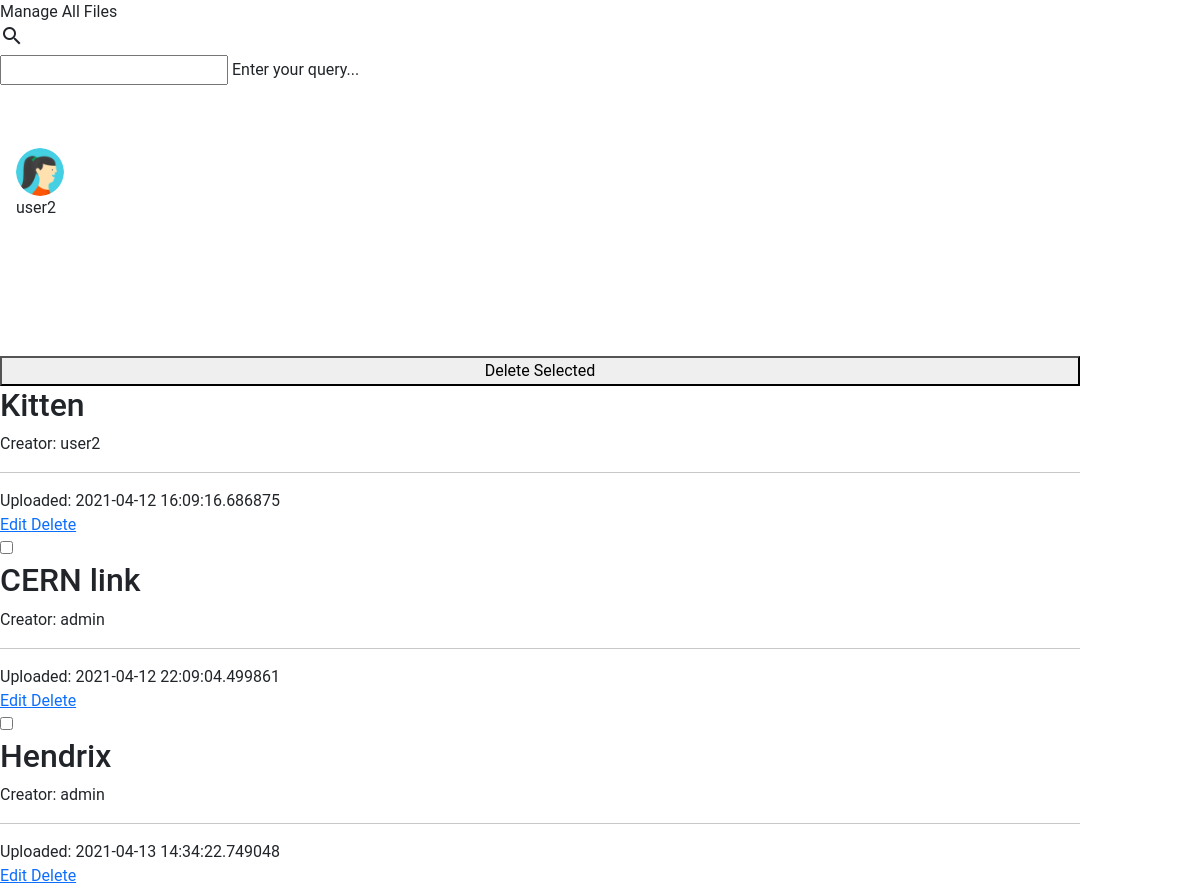
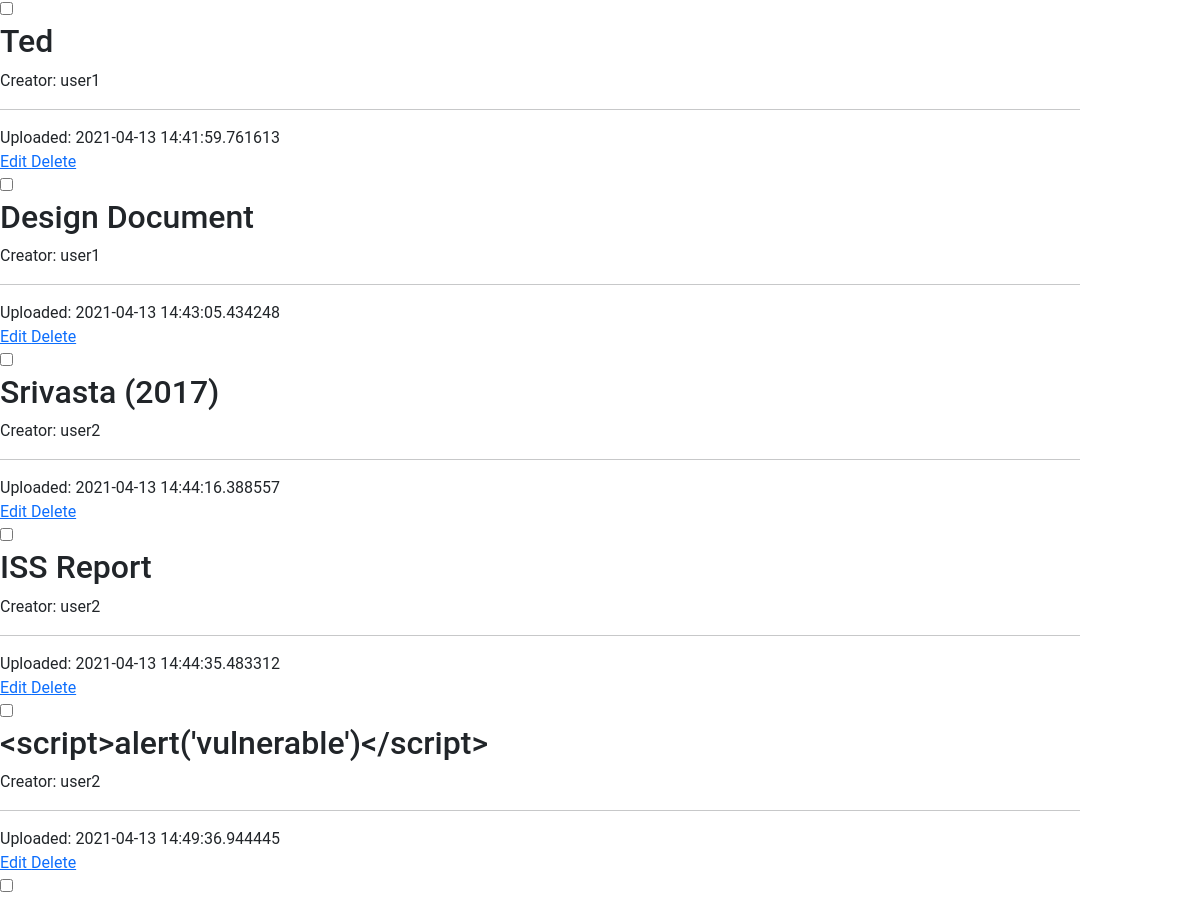
Page /manage_files (signed in) on the committed database (2 pictures, top to bottom).
### main.py (models this page shows)
class User(UserMixin, db.Model):
    __tablename__ = 'users'
    id = db.Column(db.String(100, collation='NOCASE'), nullable=False, unique=True, primary_key=True)
    password = db.Column(db.LargeBinary(), nullable=False, server_default='')
    salt = db.Column(db.LargeBinary(), nullable=False, server_default='')
    is_admin = db.Column(db.Boolean(), nullable=False, server_default='0')
    is_staff = db.Column(db.Boolean(), nullable=False, server_default='0')
    active = db.Column('is_active', db.Boolean(), nullable=False, server_default='1')

class Files(db.Model):
    __tablename__ = 'files'
    id = db.Column("file_id", db.Integer, primary_key=True)
    name = db.Column(db.String(100))
    url = db.Column(db.String(200))
    created_date = db.Column(db.DateTime, default=datetime.datetime.utcnow)
    creator_id = db.Column(db.String(100, collation='NOCASE'), nullable=False)
    downloadable = db.Column(db.Boolean(), nullable=False, server_default='0')

### main.py (the view)
@app.route("/manage_files")
@login_required
def manage_files():
    if not current_user.is_admin:
        redirect("/permission_denied")
    files = Files.query.all()
    return render_template("my_files.html", subs=build_subs("Manage All Files"), files=files)

### main.py (called while the page is built)
def build_subs(page=None):
    if current_user.is_authenticated:
        logged_in = True
        user = current_user.id
        is_admin = current_user.is_admin
        is_staff = current_user.is_staff
    else:
        logged_in = False
        user = ""
        role = None
        is_admin = False
        is_staff = False
    subs = {
        'page': page,
        'user': user,
        'logged_in': logged_in,
        'is_admin': is_admin,
        'is_staff': is_staff,
    }
    return subs

@login_manager.user_loader
def load_user(user_id):
    return User.query.get(user_id)

### templates/my_files.html (shortened to what this page needs)
{% extends "base.html" %}
{% block body %}
{% if files %}
<form action="/delete" method="POST" style="width:100%">
<button class="mdl-button mdl-js-button mdl-button--raised mdl-button--accent" type="submit" style="width:100%">
  Delete Selected
</button>
{% for file in files %}
<div class="mdl-cell mdl-cell--12-col mdl-card mdl-shadow--2dp">
    <div class="mdl-card__title">
      <h2 class="mdl-card__title-text">{{ file.name}}</h2>
    </div>
    <div class="mdl-card__supporting-text">
      Creator: {{ file.creator_id }}
      <hr>
      Uploaded: {{ file.created_date}}
    </div>
    <div class="mdl-card__actions mdl-card--border">
      <a class="mdl-button mdl-button--colored mdl-js-button mdl-js-ripple-effect" href="/edit/{{file.id}}">
        Edit
      </a>
      <a class="mdl-button mdl-button--colored mdl-js-button mdl-js-ripple-effect" href="/delete/{{file.id}}">
        Delete
      </a>
    </div>
    <div class="mdl-card__menu">
      <label class="mdl-checkbox mdl-js-checkbox mdl-js-ripple-effect" for="delete_{{file.id}}">
        <input type="checkbox" name="delete_{{file.id}}" id="delete_{{file.id}}" class="mdl-checkbox__input" value=True>
      </label>
    </div>
</div>
{% endfor %}
</form>
{% endif %}
{% endblock %}

### templates/base.html (shortened to what this page needs)
<!doctype html>
<html lang="en">
  <head>
    <link href="https://cdn.jsdelivr.net/npm/bootstrap@5.0.0-beta3/dist/css/bootstrap.min.css" rel="stylesheet">
    <link rel="stylesheet" href="https://code.getmdl.io/1.3.0/material.indigo-pink.min.css">
    <link rel="stylesheet" href="{{ url_for('static', filename='css/style.css') }}">
  </head>
  <body>
    <div class="demo-layout mdl-layout mdl-js-layout mdl-layout--fixed-drawer mdl-layout--fixed-header">
      <header class="demo-header mdl-layout__header mdl-color--grey-100 mdl-color-text--grey-600">
        <div class="mdl-layout__header-row">
          <span class="mdl-layout-title">{{ subs.page }}</span>
          <div class="mdl-textfield mdl-js-textfield mdl-textfield--expandable">
            <label class="mdl-button mdl-js-button mdl-button--icon" for="search-string">
              <i class="material-icons">search</i>
            </label>
            <div class="mdl-textfield__expandable-holder">
              <form action="/search" method="POST">
                <input class="mdl-textfield__input" type="text" id="search-string" name="search-string">
                <label class="mdl-textfield__label" for="search-string">Enter your query...</label>
              </form>
            </div>
          </div>
        </div>
      </header>
      <div class="demo-drawer mdl-layout__drawer mdl-color--blue-grey-900 mdl-color-text--blue-grey-50">
        <header class="demo-drawer-header">
          <img src="{{ url_for('static', filename='images/user.jpg') }}" class="demo-avatar">
          <div class="demo-avatar-dropdown">
            <span>{{ subs.user }}</span>
          </div>
        </header>
        <nav class="demo-navigation mdl-navigation mdl-color--blue-grey-800">
          <a class="mdl-navigation__link" href="/"><i class="mdl-color-text--blue-grey-400 material-icons">home</i>Home</a>
          {% if subs.logged_in %}
          <a class="mdl-navigation__link" href="/logout"><i class="mdl-color-text--blue-grey-400 material-icons">logout</i>Logout</a>
          <a class="mdl-navigation__link" href="/files"><i class="mdl-color-text--blue-grey-400 material-icons">cloud_download</i>All Files</a>
          {% if subs.is_admin or subs.is_staff %}
          <a class="mdl-navigation__link" href="/upload"><i class="mdl-color-text--blue-grey-400 material-icons">cloud_upload</i>Upload</a>
          <a class="mdl-navigation__link" href="/my_files"><i class="mdl-color-text--blue-grey-400 material-icons">cloud_circle</i>My Files</a>
          {% endif %}
          {% endif %}
        </nav>
      </div>
      <main class="mdl-layout__content mdl-color--grey-100">
        <div class="mdl-grid" style="width:90%">
            {% block body %}
            {% endblock %}
        </div>
      </main>
  </body>
</html>

### static/css/style.css (style rules this page uses)
html, body { font-family: 'Roboto', 'Helvetica', sans-serif; }
.demo-avatar { width: 48px; height: 48px; border-radius: 24px; }
.demo-drawer { border: none; }
.demo-drawer .demo-navigation { z-index: -2; }
.demo-drawer-header { box-sizing: border-box; display: flex; flex-direction: column; justify-content: flex-end; padding: 16px; height: 151px; }
.demo-avatar-dropdown { display: flex; position: relative; flex-direction: row; align-items: center; width: 100%; }
.demo-navigation { flex-grow: 1; }
.demo-layout .demo-navigation .mdl-navigation__link { display: flex !important; flex-direction: row; align-items: center; color: rgba(255, 255, 255, 0.56); font-weight: 500; }
.demo-navigation .mdl-navigation__link .material-icons { font-size: 24px; color: rgba(255, 255, 255, 0.56); margin-right: 32px; }

### rows in the picture
User: user "user2"
Files: name "Kitten", creator_id "user2", created_date "2021-04-12 16:09:16.686875"
Files: name "CERN link", creator_id "admin", created_date "2021-04-12 22:09:04.499861"
Files: name "Hendrix", creator_id "admin", created_date "2021-04-13 14:34:22.749048"
Files: name "Ted", creator_id "user1", created_date "2021-04-13 14:41:59.761613"
Files: name "Design Document", creator_id "user1", created_date "2021-04-13 14:43:05.434248"
Files: name "Srivasta (2017)", creator_id "user2", created_date "2021-04-13 14:44:16.388557"
Files: name "ISS Report", creator_id "user2", created_date "2021-04-13 14:44:35.483312"
Files: name "<script>alert('vulnerable')</script>", creator_id "user2", created_date "2021-04-13 14:49:36.944445"

### other values in the picture
{{ subs.page }} "Manage All Files"
